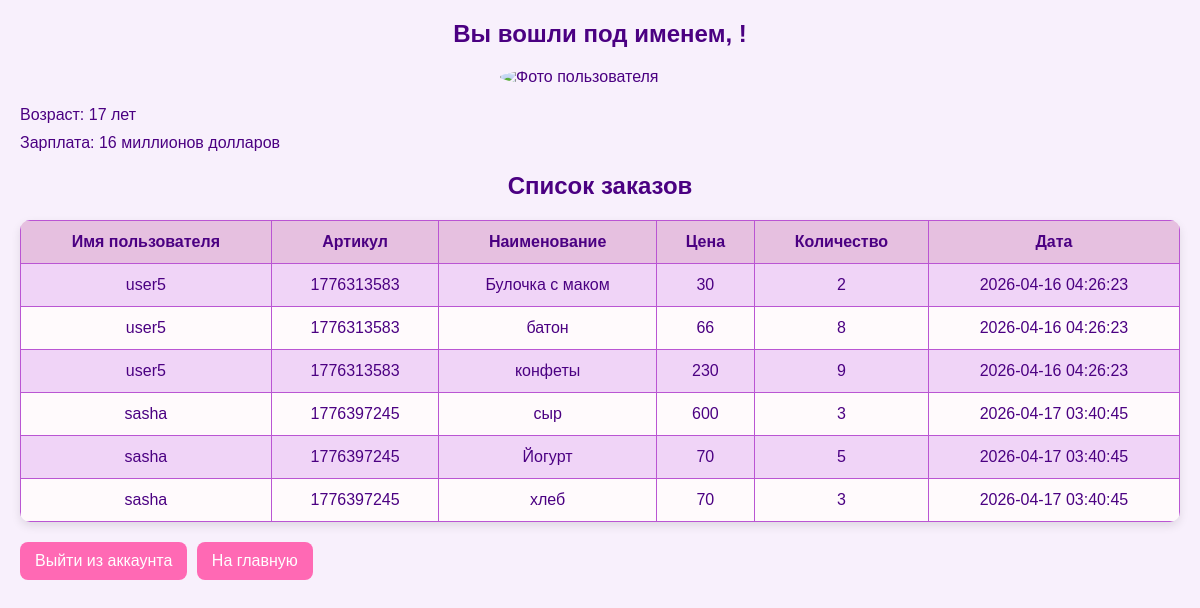
The page /thmyhcr-m1/profile_admin.php on the database its author committed.
### tables this page shows
CREATE TABLE `orders` (
  `id` int NOT NULL,
  `id_order` int NOT NULL,
  `id_user` int NOT NULL,
  `id_tovar` int NOT NULL,
  `quantity` int NOT NULL,
  `cost` float NOT NULL,
  `datatime` datetime NOT NULL
);

CREATE TABLE `users` (
  `id` int NOT NULL,
  `name_users` varchar(50) NOT NULL,
  `login` varchar(50) NOT NULL,
  `hash` varchar(200) NOT NULL,
  `img` text
);

CREATE TABLE `tovars` (
  `id` int NOT NULL,
  `name` varchar(100) NOT NULL,
  `cena` float NOT NULL,
  `kol` int NOT NULL,
  `srok` date NOT NULL,
  `id_cat` int NOT NULL
);

### thmyhcr-m1/bdconnect.php (called while the page is built, shortened)
<?php
$user="ijtsvfnh";
?>

### thmyhcr-m1/profile_admin.php (the view, shortened to what this page needs)
<?php
include "bdconnect.php";
include "validate_user.php";
?>
<!DOCTYPE html>
<html lang="en">
<head>
</head>
<body>
<?php
echo "<h2>Вы вошли под именем, " . htmlspecialchars($user["name_users"]) . "!</h2>";
?>
<img src='images/<?=$user["img"]?>' alt="Фото пользователя" />
<p>Возраст: 17 лет</p>
<p>Зарплата: 16 миллионов долларов</p>
<h2 style="text-align:center;">Список заказов</h2>
<table>
<tr>
    <th>Имя пользователя</th>
    <th>Артикул</th>
    <th>Наименование</th>
    <th>Цена</th>
    <th>Количество</th>
    <th>Дата</th>
</tr>
<?php
$result = mysqli_query($link, "SELECT * FROM `orders`, tovars, users WHERE tovars.id=orders.id_tovar and users.id=orders.id_user;");
while($row = mysqli_fetch_array($result))
{
    echo "<tr><td>".$row["name_users"]."</td><td>".$row["id_order"]."</td><td>".$row["name"]."</td><td>".$row["cena"]."</td><td>".$row["quantity"]."</td><td>".$row["datatime"]."</td></tr>";
}
?>
</table>
<p>
<a href="logout.php">Выйти из аккаунта</a>
<a href="index.php">На главную</a>
</p>
</body>
</html>

### thmyhcr-m1/profile_admin.php (style rules this page uses)
body { font-family: Arial, sans-serif; background-color: #f8f0fc; color: #4B0082; margin: 20px; }
h2 { text-align: center; margin-top: 20px; margin-bottom: 20px; }
p { font-size: 16px; margin: 10px 0; }
a { display: inline-block; padding: 10px 15px; margin: 10px 5px 0 0; background-color: #FF69B4; color: #fff; text-decoration: none; border-radius: 8px; transition: background-color 0.3s; }
img { width: 200px; border-radius: 50%; display: block; margin: 0 auto 20px auto; }
table { width: 100%; border-collapse: collapse; background-color: #fffafc; border-radius: 10px; overflow: hidden; box-shadow: 0 4px 10px rgba(0,0,0,0.1); margin-top: 20px; }
th, td { padding: 12px 15px; border: 1px solid #ba55d3; text-align: center; }
th { background-color: #E6C0E0; color: #4B0082; font-weight: bold; }
tr:nth-child(even) { background-color: #f0d4f7; }

### rows shown on the page
orders: id_user.name_users "user5", id_order "1776313583", id_tovar.name "Булочка с маком", id_tovar.cena "30", quantity "2", datatime "2026-04-16 04:26:23"
orders: id_user.name_users "user5", id_order "1776313583", id_tovar.name "батон", id_tovar.cena "66", quantity "8", datatime "2026-04-16 04:26:23"
orders: id_user.name_users "user5", id_order "1776313583", id_tovar.name "конфеты", id_tovar.cena "230", quantity "9", datatime "2026-04-16 04:26:23"
orders: id_user.name_users "sasha", id_order "1776397245", id_tovar.name "сыр", id_tovar.cena "600", quantity "3", datatime "2026-04-17 03:40:45"
orders: id_user.name_users "sasha", id_order "1776397245", id_tovar.name "Йогурт", id_tovar.cena "70", quantity "5", datatime "2026-04-17 03:40:45"
orders: id_user.name_users "sasha", id_order "1776397245", id_tovar.name "хлеб", id_tovar.cena "70", quantity "3", datatime "2026-04-17 03:40:45"
